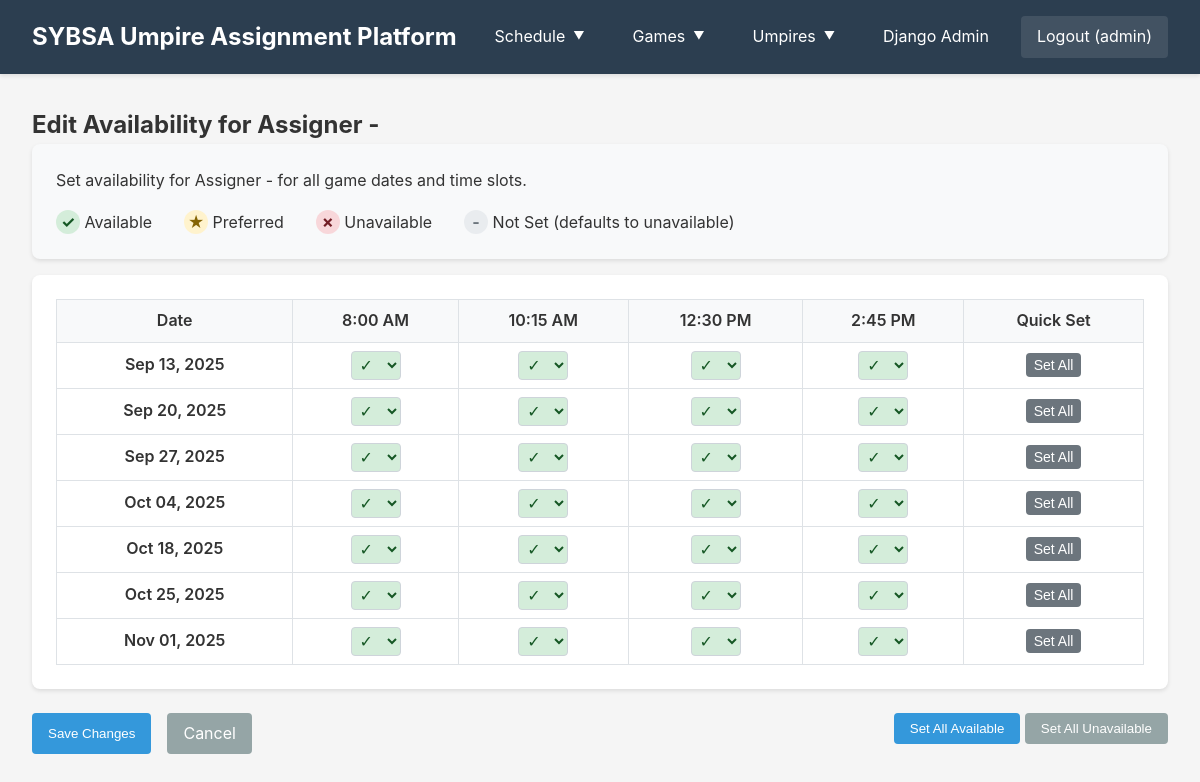
The page /umpire/55/availability/edit/ (signed in) on the database its author committed.
### assignments/models.py (models this page shows, shortened)
class Umpire(models.Model):
    user = models.OneToOneField(User, on_delete=models.SET_NULL, null=True, blank=True, related_name='umpire_profile')
    first_name = models.CharField(max_length=50)
    last_name = models.CharField(max_length=50)
    email = models.EmailField(unique=True)
    phone = models.CharField(validators=[phone_regex], max_length=17)
    adult = models.BooleanField(default=False)
    patched = models.BooleanField(default=False)
    is_assigner = models.BooleanField(default=False, help_text="External assigner service - can be booked for multiple games at same time")
    class Meta:
        verbose_name = "Umpire"
        verbose_name_plural = "Umpires"
    def __str__(self):
        if self.is_assigner:
            return f"{self.first_name} {self.last_name} (Assigner)"
        return f"{self.first_name} {self.last_name}"

class UmpireAvailability(models.Model):
    AVAILABILITY_CHOICES = [
        ('available', 'Available'),
        ('unavailable', 'Unavailable'),
        ('preferred', 'Preferred'),
    ]
    TIME_SLOT_CHOICES = [
        ('8:00', '8:00 AM'),
        ('10:15', '10:15 AM'),
        ('12:30', '12:30 PM'),
        ('2:45', '2:45 PM'),
        ('all', 'All Time Slots'),
    ]
    umpire = models.ForeignKey(Umpire, on_delete=models.CASCADE, related_name='availabilities')
    date = models.DateField()
    time_slot = models.CharField(max_length=10, choices=TIME_SLOT_CHOICES, default='all')
    status = models.CharField(max_length=20, choices=AVAILABILITY_CHOICES, default='available')
    notes = models.TextField(blank=True)
    created_at = models.DateTimeField(auto_now_add=True)
    updated_at = models.DateTimeField(auto_now=True)
    class Meta:
        verbose_name = "Umpire Availability"
        verbose_name_plural = "Umpire Availabilities"
        unique_together = ['umpire', 'date', 'time_slot']
        ordering = ['date', 'time_slot', 'umpire']
    @classmethod
    def get_game_dates_with_slots(cls):
        from django.db.models import Count
        games = Game.objects.values('date', 'time').annotate(count=Count('id')).order_by('date', 'time')
        time_order = ['8:00', '10:15', '12:30', '2:45']
        dates_with_slots = {}
        for game in games:
            if game['date'] not in dates_with_slots:
                dates_with_slots[game['date']] = []
            if game['time'] not in dates_with_slots[game['date']]:
                dates_with_slots[game['date']].append(game['time'])
        for date in dates_with_slots:
            dates_with_slots[date].sort(key=lambda x: time_order.index(x) if x in time_order else 999)
        return dates_with_slots

### assignments/views.py (the view, shortened to what this page needs)
# urls.py: path('umpire/<int:umpire_id>/availability/edit/', views.edit_umpire_availability, name='edit_umpire_availability'),
@admin_required
def edit_umpire_availability(request, umpire_id):
    umpire = get_object_or_404(Umpire, pk=umpire_id)
    dates_with_slots_dict = UmpireAvailability.get_game_dates_with_slots()
    time_slot_display = dict(UmpireAvailability.TIME_SLOT_CHOICES)
    availabilities = UmpireAvailability.objects.filter(umpire=umpire)
    availability_dict = {}
    for avail in availabilities:
        key = f"{avail.date}_{avail.time_slot}"
        availability_dict[key] = avail.status
    game_dates_with_slots = []
    for date in sorted(dates_with_slots_dict.keys()):
        slots = []
        for time_slot in dates_with_slots_dict[date]:
            key = f"{date}_{time_slot}"
            slots.append({
                'time_slot': time_slot,
                'display': time_slot_display.get(time_slot, time_slot),
                'status': availability_dict.get(key, 'none'),
                'field_name': f"availability_{date}_{time_slot}"
            })
        game_dates_with_slots.append({
            'date': date,
            'slots': slots
        })
    context = {
        'umpire': umpire,
        'game_dates_with_slots': game_dates_with_slots,
    }
    return render(request, 'assignments/edit_umpire_availability.html', context)

### assignments/views.py (called while the page is built)
def admin_required(view_func):
    @wraps(view_func)
    @login_required
    def wrapped_view(request, *args, **kwargs):
        if not request.user.is_staff:
            messages.error(request, 'You must be an administrator to access this page.')
            return redirect('weekly_schedule')
        return view_func(request, *args, **kwargs)
    return wrapped_view

### assignments/templates/assignments/edit_umpire_availability.html (shortened to what this page needs)
{% extends 'assignments/base.html' %}
{% block content %}
<h2>Edit Availability for {{ umpire }}</h2>
<div class="card" style="background-color: #f8f9fa; margin-bottom: 1rem;">
    <p>Set availability for {{ umpire.first_name }} {{ umpire.last_name }} for all game dates and time slots.</p>
    <div style="display: flex; gap: 2rem; flex-wrap: wrap; margin-top: 1rem;">
        <div><span class="status-indicator available">✓</span> Available</div>
        <div><span class="status-indicator preferred">★</span> Preferred</div>
        <div><span class="status-indicator unavailable">✗</span> Unavailable</div>
        <div><span class="status-indicator none">-</span> Not Set (defaults to unavailable)</div>
    </div>
</div>
<form method="post" id="availability-form">
    <div class="card" style="overflow-x: auto;">
        <table class="availability-edit-table">
            <thead>
                <tr>
                    <th>Date</th>
                    {% for date_data in game_dates_with_slots %}
                        {% if forloop.first %}
                            {% for slot in date_data.slots %}
                                <th>{{ slot.display }}</th>
                            {% endfor %}
                        {% endif %}
                    {% endfor %}
                    <th>Quick Set</th>
                </tr>
            </thead>
            <tbody>
                {% for date_data in game_dates_with_slots %}
                <tr>
                    <td style="font-weight: 600; white-space: nowrap;">
                        {{ date_data.date|date:"M d, Y" }}
                    </td>
                    {% for slot in date_data.slots %}
                    <td class="availability-cell">
                        <select name="{{ slot.field_name }}" class="availability-select" data-date="{{ date_data.date }}" data-slot="{{ slot.time_slot }}">
                            <option value="available" {% if slot.status == 'available' %}selected{% endif %}>✓</option>
                        </select>
                    </td>
                    {% endfor %}
                    <td>
                        <button type="button" class="btn-small quick-set" data-date="{{ date_data.date }}">Set All</button>
                    </td>
                </tr>
                {% endfor %}
            </tbody>
        </table>
    </div>
    <div style="margin-top: 1.5rem; display: flex; gap: 1rem;">
        <button type="submit" class="btn">Save Changes</button>
        <a href="{% url 'availability_grid' %}" class="btn btn-secondary">Cancel</a>
        <div style="margin-left: auto;">
            <button type="button" class="btn" onclick="setAllAvailability('available')">Set All Available</button>
            <button type="button" class="btn btn-secondary" onclick="setAllAvailability('unavailable')">Set All Unavailable</button>
        </div>
    </div>
</form>
{% endblock %}

### assignments/templates/assignments/base.html (shortened to what this page needs)
<!DOCTYPE html>
<html lang="en">
<head>
</head>
<body>
    <header class="header">
        <div class="header-content">
            <h1>SYBSA Umpire Assignment Platform</h1>
            <nav class="nav">
                {% if user.is_authenticated %}
                    {% if user.umpire_profile %}
                        <a href="{% url 'umpire_dashboard' %}">Dashboard</a>
                        <a href="{% url 'manage_availability' %}">Availability</a>
                        <a href="{% url 'weekly_schedule' %}">Schedule</a>
                    {% else %}
                        <div class="nav-dropdown">
                            <span class="nav-dropdown-toggle">Schedule</span>
                        </div>
                        <div class="nav-dropdown">
                            <span class="nav-dropdown-toggle">Games</span>
                        </div>
                        <div class="nav-dropdown">
                            <span class="nav-dropdown-toggle">Umpires</span>
                        </div>
                        {% if user.is_staff %}
                            <a href="/admin/">Django Admin</a>
                        {% endif %}
                    {% endif %}
                    <a href="{% url 'logout' %}" style="background-color: rgba(255, 255, 255, 0.1);">
                        Logout ({{ user.username }})
                    </a>
                {% else %}
                    <a href="{% url 'weekly_schedule' %}">Schedule</a>
                    <a href="{% url 'login' %}">Login</a>
                {% endif %}
            </nav>
        </div>
    </header>
    <main class="container">
        {% block content %}
        {% endblock %}
    </main>
</body>
</html>

### assignments/templates/assignments/base.html (style rules this page uses)
* { margin: 0; padding: 0; box-sizing: border-box; }
body { font-family: -apple-system, BlinkMacSystemFont, "Segoe UI", Roboto, "Helvetica Neue", Arial, sans-serif; line-height: 1.6; color: #333; background-color: #f5f5f5; }
.header { background-color: #2c3e50; color: white; padding: 1rem 0; box-shadow: 0 2px 4px rgba(0,0,0,0.1); }
.header-content { max-width: 1200px; margin: 0 auto; padding: 0 2rem; display: flex; justify-content: space-between; align-items: center; }
.header h1 { font-size: 1.5rem; }
.nav { display: flex; gap: 1rem; align-items: center; }
.nav a { color: white; text-decoration: none; padding: 0.5rem 1rem; border-radius: 4px; transition: background-color 0.3s; }
.nav-dropdown { position: relative; display: inline-block; }
.nav-dropdown-toggle { color: white; text-decoration: none; padding: 0.5rem 1rem; border-radius: 4px; transition: background-color 0.3s; cursor: pointer; display: inline-flex; align-items: center; gap: 0.5rem; }
.nav-dropdown-toggle::after { content: "▼"; font-size: 0.7em; transition: transform 0.3s; }
.container { max-width: 1200px; margin: 2rem auto; padding: 0 2rem; }
.card { background: white; border-radius: 8px; box-shadow: 0 2px 4px rgba(0,0,0,0.1); padding: 1.5rem; margin-bottom: 1.5rem; }
.btn { display: inline-block; padding: 0.5rem 1rem; background-color: #3498db; color: white; text-decoration: none; border-radius: 4px; border: none; cursor: pointer; transition: background-color 0.3s; }
.btn-secondary { background-color: #95a5a6; }

### assignments/templates/assignments/edit_umpire_availability.html (style rules this page uses)
.availability-edit-table { width: 100%; border-collapse: collapse; }
.availability-edit-table th, .availability-edit-table td { border: 1px solid #dee2e6; padding: 0.5rem; text-align: center; }
.availability-edit-table thead th { background-color: #f8f9fa; font-weight: 600; }
.availability-select { padding: 0.25rem; border: 1px solid #ced4da; border-radius: 4px; font-size: 1rem; background-color: white; cursor: pointer; min-width: 50px; }
.status-indicator { display: inline-block; width: 24px; height: 24px; line-height: 24px; border-radius: 50%; font-weight: bold; font-size: 1rem; text-align: center; }
.status-indicator.available { background-color: #d4edda; color: #155724; }
.status-indicator.preferred { background-color: #fff3cd; color: #856404; }
.status-indicator.unavailable { background-color: #f8d7da; color: #721c24; }
.status-indicator.none { background-color: #e9ecef; color: #6c757d; }
.btn-small { padding: 0.25rem 0.5rem; font-size: 0.875rem; background-color: #6c757d; color: white; border: none; border-radius: 4px; cursor: pointer; transition: background-color 0.2s; }

### rows shown on the page
Umpire: is_assigner+first_name+last_name "Assigner -", first_name "Assigner", last_name "-"
UmpireAvailability: status "✓"
UmpireAvailability: status "✓"
UmpireAvailability: status "✓"
UmpireAvailability: status "✓"
UmpireAvailability: status "✓"
UmpireAvailability: status "✓"
UmpireAvailability: status "✓"
UmpireAvailability: status "✓"
UmpireAvailability: status "✓"
UmpireAvailability: status "✓"
UmpireAvailability: status "✓"
UmpireAvailability: status "✓"
UmpireAvailability: status "✓"
UmpireAvailability: status "✓"
UmpireAvailability: status "✓"
UmpireAvailability: status "✓"
UmpireAvailability: status "✓"
UmpireAvailability: status "✓"
UmpireAvailability: status "✓"
UmpireAvailability: status "✓"
UmpireAvailability: status "✓"
UmpireAvailability: status "✓"
UmpireAvailability: status "✓"
UmpireAvailability: status "✓"
UmpireAvailability: status "✓"
UmpireAvailability: status "✓"
UmpireAvailability: status "✓"
UmpireAvailability: status "✓"

### other values the page prints
{{ user.username }} "admin"
{{ slot.display }} "8:00 AM" "10:15 AM" "12:30 PM" "2:45 PM"
{{ date_data.date|date:"M d, Y" }} "Sep 13, 2025" "Sep 20, 2025" "Sep 27, 2025" "Oct 04, 2025" "Oct 18, 2025" "Oct 25, 2025" "Nov 01, 2025"
